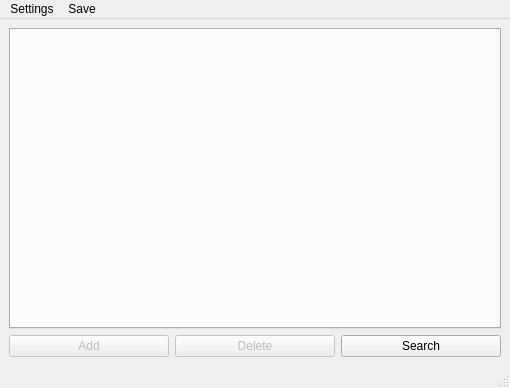
<?xml version="1.0" encoding="UTF-8"?>
<ui version="4.0">
 <class>DBViewForm</class>
 <widget class="QMainWindow" name="DBViewForm">
  <property name="geometry">
   <rect>
    <x>0</x>
    <y>0</y>
    <width>510</width>
    <height>388</height>
   </rect>
  </property>
  <property name="windowTitle">
   <string>Current DB: %1 Current user: %2</string>
  </property>
  <property name="windowIcon">
   <iconset resource="../content.qrc">
    <normaloff>:/window/images/icons8_database.ico</normaloff>:/window/images/icons8_database.ico</iconset>
  </property>
  <property name="iconSize">
   <size>
    <width>64</width>
    <height>64</height>
   </size>
  </property>
  <widget class="QWidget" name="centralwidget">
   <layout class="QVBoxLayout" name="verticalLayout">
    <item>
     <widget class="QTabWidget" name="TableTabsWidget">
      <property name="currentIndex">
       <number>-1</number>
      </property>
     </widget>
    </item>
    <item>
     <layout class="QHBoxLayout" name="ButtonLayout">
      <item>
       <widget class="QPushButton" name="AddRowButton">
        <property name="enabled">
         <bool>false</bool>
        </property>
        <property name="text">
         <string>Add</string>
        </property>
       </widget>
      </item>
      <item>
       <widget class="QPushButton" name="RemoveRowButton">
        <property name="enabled">
         <bool>false</bool>
        </property>
        <property name="text">
         <string>Delete</string>
        </property>
       </widget>
      </item>
      <item>
       <widget class="QPushButton" name="SearchButton">
        <property name="text">
         <string>Search</string>
        </property>
       </widget>
      </item>
     </layout>
    </item>
   </layout>
  </widget>
  <widget class="QMenuBar" name="menubar">
   <property name="geometry">
    <rect>
     <x>0</x>
     <y>0</y>
     <width>510</width>
     <height>22</height>
    </rect>
   </property>
   <widget class="QMenu" name="menuBack">
    <property name="title">
     <string>Settings</string>
    </property>
    <widget class="QMenu" name="menuQueries">
     <property name="title">
      <string>Queries</string>
     </property>
     <addaction name="QueryList"/>
     <addaction name="separator"/>
     <addaction name="QueryAdd"/>
    </widget>
    <addaction name="menuQueries"/>
    <addaction name="separator"/>
    <addaction name="RefreshButton"/>
    <addaction name="BackButton"/>
   </widget>
   <widget class="QMenu" name="menuSave">
    <property name="title">
     <string>Save</string>
    </property>
    <addaction name="PrintButton"/>
    <addaction name="separator"/>
    <addaction name="SaveChangesButton"/>
    <addaction name="DiscardChangesButton"/>
   </widget>
   <addaction name="menuBack"/>
   <addaction name="menuSave"/>
  </widget>
  <widget class="QStatusBar" name="connectionStatus"/>
  <action name="RefreshButton">
   <property name="text">
    <string>Refresh</string>
   </property>
  </action>
  <action name="BackButton">
   <property name="text">
    <string>Back</string>
   </property>
  </action>
  <action name="SaveChangesButton">
   <property name="enabled">
    <bool>false</bool>
   </property>
   <property name="text">
    <string>Save changes</string>
   </property>
  </action>
  <action name="PrintButton">
   <property name="text">
    <string>Print table</string>
   </property>
  </action>
  <action name="QueryList">
   <property name="text">
    <string>List</string>
   </property>
  </action>
  <action name="QueryAdd">
   <property name="text">
    <string>Add</string>
   </property>
  </action>
  <action name="QueryRemove">
   <property name="text">
    <string>Remove</string>
   </property>
  </action>
  <action name="DiscardChangesButton">
   <property name="text">
    <string>Discard changes</string>
   </property>
  </action>
 </widget>
 <resources>
  <include location="../content.qrc"/>
 </resources>
 <connections/>
</ui>
